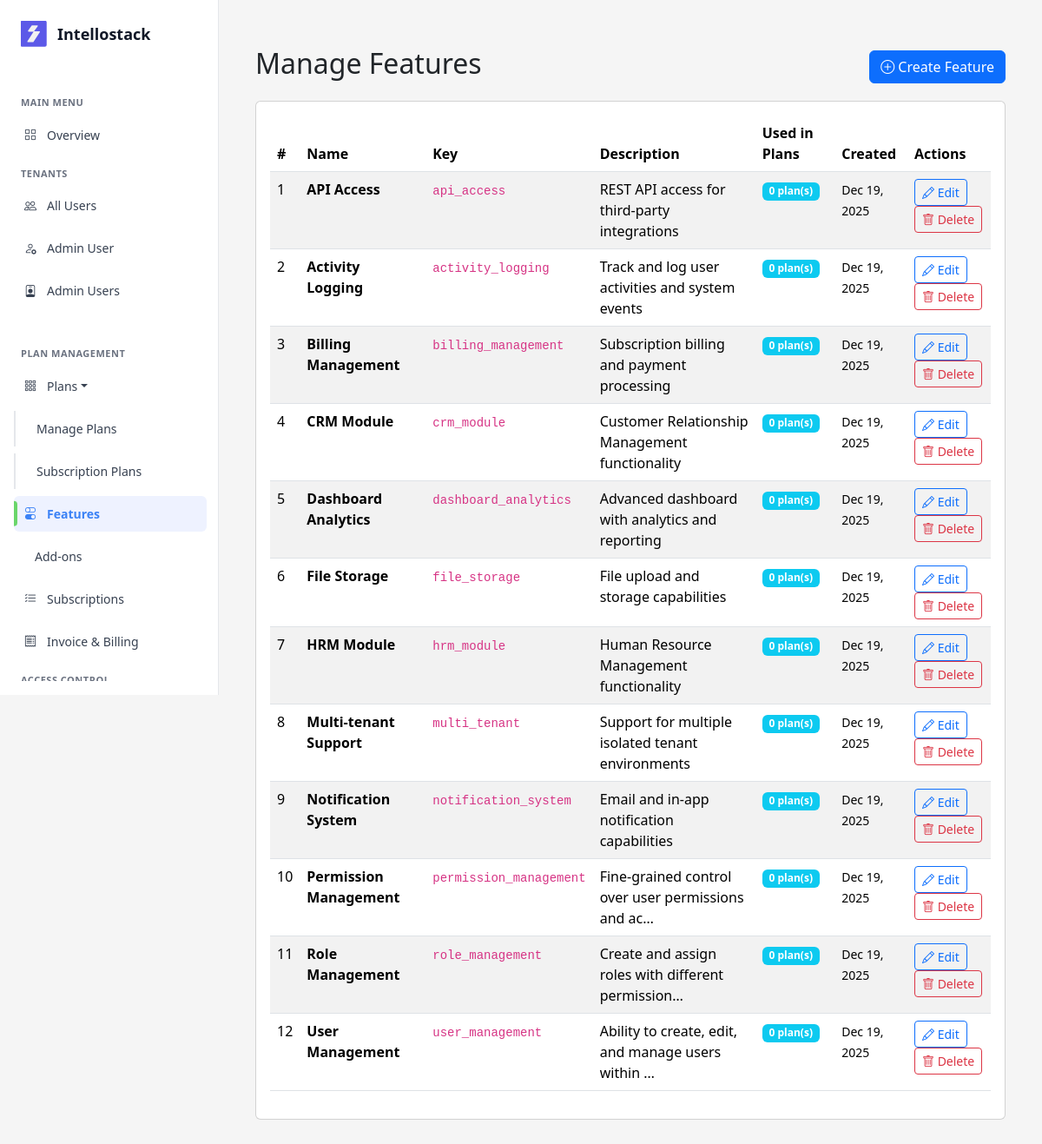
Page /features/ (signed in) on the committed database.
### saas/models/feature.py (models this page shows, shortened)
class Feature(models.Model):
    name = models.CharField(max_length=100, unique=True)
    key = models.CharField(
        max_length=50,
        unique=True,
        help_text="Unique key for programmatic access to feature"
    )
    description = models.TextField(blank=True)
    created_at = models.DateTimeField(auto_now_add=True)
    updated_at = models.DateTimeField(auto_now=True)
    class Meta:
        db_table = 'features'
        ordering = ['name']

### saas/views/feature_views.py (the view)
# urls.py: path('', feature_list, name='feature_list'),
@login_required(login_url='auth:login')
def feature_list(request):
    if not is_super_admin(request.user):
        messages.error(request, 'You do not have permission to access features.')
        return redirect('dashboard')
    features = Feature.objects.all().order_by('name')
    context = {
        'features': features,
        'page_title': 'Manage Features',
    }
    return render(request, 'features/feature_list.html', context)

### saas/auth_backend.py (called while the page is built)
    def get_user(self, user_id):
        try:
            return User.objects.get(pk=user_id)
        except User.DoesNotExist:
            return None

### saas/context_processors.py (called while the page is built)
def users_and_roles(request):
    users = CustomUser.objects.select_related('role').all()
    roles = Role.objects.prefetch_related('users').all()
    payments = PaymentTransaction.objects.select_related('tenant').all()[:5]
    return {
        'users': users,
        'roles': roles,
        'payments': payments,
    }

### saas/views/feature_views.py (called while the page is built)
def is_super_admin(user):
    return user.is_superuser or user.is_staff

### saas/templates/features/feature_list.html (shortened to what this page needs)
{% extends 'base.html' %}
{% load static %}
{% block content %}
<div class="container mt-4">
    <div class="d-flex justify-content-between align-items-center mb-3">
        <h2>Manage Features</h2>
        <a href="{% url 'features:feature_create' %}" class="btn btn-primary">
            <i class="bi bi-plus-circle"></i> Create Feature
        </a>
    </div>
    <div class="card">
        <div class="card-body">
            <div class="table-responsive">
                <table class="table table-striped table-hover">
                    <thead>
                        <tr>
                            <th>#</th>
                            <th>Name</th>
                            <th>Key</th>
                            <th>Description</th>
                            <th>Used in Plans</th>
                            <th>Created</th>
                            <th>Actions</th>
                        </tr>
                    </thead>
                    <tbody>
                        {% for feature in features %}
                        <tr>
                            <td>{{ forloop.counter }}</td>
                            <td><strong>{{ feature.name }}</strong></td>
                            <td><code>{{ feature.key }}</code></td>
                            <td>{{ feature.description|truncatechars:50|default:"N/A" }}</td>
                            <td>
                                <span class="badge bg-info">{{ feature.plan_features.count }} plan(s)</span>
                            </td>
                            <td>
                                <small>{{ feature.created_at|date:"M d, Y" }}</small>
                            </td>
                            <td>
                                <a href="{% url 'features:feature_edit' feature.id %}"
                                   class="btn btn-sm btn-outline-primary">
                                    <i class="bi bi-pencil"></i> Edit
                                </a>
                                <form method="post" action="{% url 'features:feature_delete' feature.id %}"
                                    style="display: inline;">
                                    <button type="submit" class="btn btn-sm btn-outline-danger"
                                        onclick="return confirm('Are you sure you want to delete this feature?')">
                                        <i class="bi bi-trash"></i> Delete
                                    </button>
                                </form>
                            </td>
                        </tr>
                        {% empty %}
                        <tr>
                            <td colspan="7" class="text-center">No features found.</td>
                        </tr>
                        {% endfor %}
                    </tbody>
                </table>
            </div>
        </div>
    </div>
</div>
{% endblock %}

### saas/templates/base.html (style rules this page uses)
:root { --Base-Color-White: #FFF; --Grey-Grey-200: #E5E7EB; --Grey-Grey-500: #6B7280; --Grey-Grey-700: #374151; --Grey-Grey-900: #111827; }
* { margin: 0; padding: 0; box-sizing: border-box; }
body { font-family: 'Segoe UI', Tahoma, Geneva, Verdana, sans-serif; background-color: #f5f5f5; overflow-x: hidden; }

### rows in the picture
Feature: name "API Access", key "api_access", description "REST API access for third-party integrations", plan_features.count "0", created_at "Dec 19, 2025"
Feature: name "Activity Logging", key "activity_logging", description "Track and log user activities and system events", plan_features.count "0", created_at "Dec 19, 2025"
Feature: name "Billing Management", key "billing_management", description "Subscription billing and payment processing", plan_features.count "0", created_at "Dec 19, 2025"
Feature: name "CRM Module", key "crm_module", description "Customer Relationship Management functionality", plan_features.count "0", created_at "Dec 19, 2025"
Feature: name "Dashboard Analytics", key "dashboard_analytics", description "Advanced dashboard with analytics and reporting", plan_features.count "0", created_at "Dec 19, 2025"
Feature: name "File Storage", key "file_storage", description "File upload and storage capabilities", plan_features.count "0", created_at "Dec 19, 2025"
Feature: name "HRM Module", key "hrm_module", description "Human Resource Management functionality", plan_features.count "0", created_at "Dec 19, 2025"
Feature: name "Multi-tenant Support", key "multi_tenant", description "Support for multiple isolated tenant environments", plan_features.count "0", created_at "Dec 19, 2025"
Feature: name "Notification System", key "notification_system", description "Email and in-app notification capabilities", plan_features.count "0", created_at "Dec 19, 2025"
Feature: name "Permission Management", key "permission_management", description "Fine-grained control over user permissions and ac…", plan_features.count "0", created_at "Dec 19, 2025"
Feature: name "Role Management", key "role_management", description "Create and assign roles with different permission…", plan_features.count "0", created_at "Dec 19, 2025"
Feature: name "User Management", key "user_management", description "Ability to create, edit, and manage users within …", plan_features.count "0", created_at "Dec 19, 2025"
